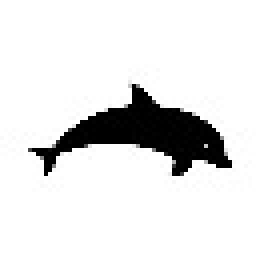
#> input picture test/dolphin_64.jpg, 64 x 64 px (shown 4 times larger)
$ jupyter execute --allow-errors gencol_warm_start.ipynb
#> lines starting #> are read from the running program, lines starting #| are printed output that depends on the picture
[cell 1]
import matplotlib.pyplot as plt
import numpy as np
from tqdm import tqdm
from PIL import Image
import scipy.sparse as sp
import scipy
import time
import itertools
import scipy
import cvxpy as cp
import random
import matplotlib
import math
import gurobipy as gp
from gurobipy import GRB

def create_array(orig_array, percentage):
    # Compute the number of unique rows we'll use
    num_rows = int(orig_array.shape[0] *percentage)

    # If num_rows is zero, we should at least select one row.
    num_rows = max(1, num_rows)

    # Randomly select 'num_rows' row indices without replacement
    unique_indices = np.random.choice(orig_array.shape[0], size=num_rows, replace=False)

    # Select the unique rows from the original array
    unique_rows = orig_array[unique_indices, :]

    # Now, we'll need to repeat these rows to fill the new array
    num_repeats = int(np.ceil(orig_array.shape[0] / float(num_rows)))

    # Repeat the unique rows to create a new array
    new_array = np.repeat(unique_rows, num_repeats, axis=0)

    # Make sure the new array has the same number of rows as the original array
    new_array = new_array[:orig_array.shape[0], :]

    return new_array

class Genetic_Algorithm:
    def __init__(self, img_list):


        self.N = img_list[0].shape[0]
        self.dim = len(img_list[0].shape)
        self.imgs = np.array([img.flatten() for img in img_list])
        self.b_eq = np.concatenate(self.imgs)
        self.non_zero_indices = []
        self.n_imgs = len(self.imgs)

         #stats
        self.cost = []
        self.time_child = []
        self.children_sampled = []
        self.time_model = []
        self.len_children = []
        self.n_children = []
        self.memory=[]

        start = time.time()
        print("initializing omega...")
        self.initialize_omega(add_diag=False)
        print("omega initialized in %5.3f. s" %(time.time()-start))

        start = time.time()
        print("initializing cost vector...")
        self.current_cost_vector = self.get_cost(self.active_indices)
        print("cost vector initialized in %5.3f. s" %(time.time()-start))

        start = time.time()
        print("initializing full model...")
        self.initialize_model()
        print("full model initialized in %5.3f. s" %(time.time()-start))


    def initialize_omega(self, add_diag=False):
        #the north west rule is used to initialise omega
        #we start with the first pixel of each image
        indices = np.zeros(self.n_imgs)
        omega = np.array(indices.copy())
        b = np.array([img[0] for img in self.imgs])

        current_gamma = [np.min(b)]
        while np.min(indices) < self.N**self.dim-1:
            gamma = np.min(b)
            b-=gamma
            low = np.where(b < 1e-9)[0]
            indices[low] +=1
            indices = np.clip(indices, a_min=0, a_max=self.N**self.dim-1)
            b[low] = self.imgs[low,indices[low].astype('int')]

            omega = np.vstack((omega,indices.copy()))
            current_gamma.append(gamma)

        self.current_gamma = np.array(current_gamma)
        self.active_indices = np.array(omega).astype('int')
        if add_diag:
            self.current_gamma = np.concatenate((self.current_gamma, np.zeros(self.N**self.dim)))
            self.active_indices = np.vstack((self.active_indices, np.repeat(np.arange(0,self.N**self.dim-1)[:, np.newaxis], self.n_imgs, axis=1)))


    def initialize_model(self):
        indices_row = np.array([])
        indices_col = np.array([])
        for i in range(self.n_imgs):
            for indices in range(self.N**self.dim):
                gamma_indices = np.where(self.active_indices.transpose()[i] == indices)[0]
                indices_row = np.concatenate((indices_row, gamma_indices))
                indices_col = np.concatenate((indices_col, np.ones(len(gamma_indices))*(indices+i*(self.N**self.dim))))

        A_eq = sp.csr_matrix((np.ones(len(indices_col)), (indices_col, indices_row)), shape=( (self.N**self.dim)*self.n_imgs, len(self.active_indices)))

        self.m = gp.Model("model")
        self.gamma = self.m.addMVar(shape=len(self.current_cost_vector), vtype=GRB.CONTINUOUS, name="gamma")
        self.m.setObjective(self.current_cost_vector @ self.gamma, GRB.MINIMIZE)

        self.m.Params.OutputFlag = False
        self.m.Params.FeasibilityTol = 1e-8

        self.m.addConstr(A_eq @ self.gamma == self.b_eq, name="eq_c")
        self.m.Params.LPWarmStart=2
        self.gamma.PStart = self.current_gamma
        #self.constraints.DStart = self.current_kantorovich
        self.m.optimize()
        primal_solution = np.array(self.gamma.X)
        dual_solution = -np.array(self.m.PI)
        self.cost.append(self.m.ObjVal)
        self.current_gamma = primal_solution
        self.current_kantorovich = dual_solution
        self.constraints_RMP=A_eq


    def barycentric_distance(self, indices_list):
        # mean squared deviation from the classical barycenter of the xi
        #rescale x and y to be in [0,1]

        barycenter = np.sum(indices_list/self.N, axis=0)/self.n_imgs

        barycenter_cost = np.sum([np.sum((x - barycenter) ** 2, axis=0)/self.n_imgs for x in indices_list/self.N], axis=0)

        return barycenter_cost

    def get_cost(self, vector):
        #for each pair of active pixels, compute the cost of moving the first pixel to the second
        indices_list = []
        for i in range(self.n_imgs):
            indices_list.append(np.array(np.unravel_index(vector.transpose()[i], tuple([self.N for i in range(self.dim)]))))
        cost_vector = self.barycentric_distance(np.array(indices_list))
        return cost_vector

    def compute_gain(self, cost, children):
        gain = np.sum([self.current_kantorovich[i*(self.N**self.dim):(i+1)*(self.N**self.dim)][children.transpose()[i]] for i in range(self.n_imgs)], axis=0)-cost
        return gain

    def find_best_child(self):
        parent = self.non_zero_indices.copy().transpose()

        parent = create_array(parent, self.parent_to_children)

        index = random.sample(range(0, self.n_imgs), self.parent_changed)
        parent[index] = np.random.randint(0, self.N**self.dim, size=len(parent[1]))

        children = parent.copy().transpose()

        gain = self.compute_gain(self.get_cost(children), children)

        best_children = children[np.where(gain > 0)[0]]

        #now take the best turnover_rate% or just some random turnover_rate
        if not self.random_selection:
            best_children = children[np.argsort(gain)[-int(best_children.shape[0]*self.turnover_rate):]]
        else:
            chosen_children = np.random.choice(best_children.shape[0], size=int(best_children.shape[0]*self.turnover_rate), replace=False)
            best_children = best_children[chosen_children]

        if self.add_neighbours:
            for i in range(int(-self.N**2/2),int(self.N**2/2)):
                xx = i % self.N*np.sign(i)
                yy = int(i / self.N)
                mask = (xx)**2 + (yy)**2 < self.radius**2
                if not mask or i==0: continue
            #for i in [1,-1,self.N,-self.N]:
                parent[index] = np.clip(self.non_zero_indices.copy().transpose()[index]+i, 0, self.N**2-1)
                children = parent.copy().transpose()
                gain = self.compute_gain(self.get_cost(children), children)
                best_children = np.vstack((best_children,children[np.where(gain > 0)[0]]))


        return best_children


    def run(self, max_iter, max_sample, max_runtime, beta, turnover_rate, parent_to_children, random_selection, parent_changed, add_neighbours, radius):

        self.beta = beta
        self.turnover_rate = turnover_rate
        self.parent_to_children = parent_to_children
        self.random_selection = random_selection
        self.parent_changed = parent_changed
        self.add_neighbours = add_neighbours
        self.radius=radius

        start_runtime = time.time()
        n_memory=0
        for _ in tqdm(range(max_iter)):
            if time.time() - start_runtime > max_runtime:
                break
            start_iter = time.time()
            self.non_zero_indices = self.active_indices[np.nonzero(self.current_gamma)]
            sample = 0
            #divide the non zero indices into chunks of size chunk_size
            best_children = self.find_best_child()
            while best_children.shape[0] < 2 and sample < max_sample:
                sample += 1
                best_children = self.find_best_child()
            if best_children.shape[0]<2:
                print("done?")
                break

            self.children_sampled.append(sample)
            self.n_children.append(self.active_indices.shape[0])
            self.current_cost_vector = np.append(self.current_cost_vector, self.get_cost(best_children))
            self.current_gamma = np.append(self.current_gamma, np.zeros(best_children.shape[0]))

            self.active_indices = np.vstack((self.active_indices, best_children))

            idx = best_children.copy().transpose()
            shift = np.array([i*self.N**self.dim for i in range(self.n_imgs)]).reshape(-1,1)
            idx = (idx+shift).transpose()
            reshaped_arr = idx.reshape(-1)

            # Create an array for the second element in each tuple
            second_elements = np.repeat(np.arange(len(best_children)), self.n_imgs)

            # Stack the two arrays
            stacked_arr = np.vstack((reshaped_arr, second_elements))

            A_children = sp.csr_matrix((np.ones(len(best_children)*self.n_imgs), (stacked_arr[0], stacked_arr[1])), shape=((self.N**self.dim)*self.n_imgs, len(best_children)))
            self.constraints_RMP = sp.hstack((self.constraints_RMP, A_children))
            n_memory+=1

            self.time_child.append(time.time() - start_iter)

            if self.active_indices.shape[0] > int(self.beta*((self.N**self.dim)*self.n_imgs)):
                self.memory.append(n_memory)
                n_memory=0
                if self.beta>3:
                    remove_value = self.beta-1
                else:
                    remove_value = 1
                zero_indices = np.where(self.current_gamma == 0)[0][:int(remove_value*(self.N**self.dim)*self.n_imgs)]
                self.active_indices = np.delete(self.active_indices, zero_indices, axis=0)
                self.current_cost_vector = np.delete(self.current_cost_vector, zero_indices)
                self.current_gamma = np.delete(self.current_gamma, zero_indices)
                self.initialize_model()
                continue

            self.solve_model()


    def solve_model(self):
        start = time.time()
        self.m = gp.Model("model")
        self.gamma = self.m.addMVar(shape=len(self.current_cost_vector), vtype=GRB.CONTINUOUS, name="gamma")
        self.m.setObjective(self.current_cost_vector @ self.gamma, GRB.MINIMIZE)
        self.m.Params.OutputFlag = False
        self.m.Params.FeasibilityTol = 1e-8
        self.constraints = self.m.addConstr(self.constraints_RMP @ self.gamma == self.b_eq, name="eq_c")
        self.m.Params.LPWarmStart=2
        self.gamma.PStart = self.current_gamma
        self.constraints.DStart = self.current_kantorovich
        self.m.update
        self.m.optimize()
        primal_solution = np.array(self.gamma.X)
        dual_solution = np.array(self.m.PI)
        self.cost.append(self.m.ObjVal)
        self.time_model.append(time.time()-start)
        self.current_gamma = primal_solution
        self.current_kantorovich = dual_solution
        #print(dual_solution.shape)

    def get_mean(self, par):

        indices = np.array([[np.unravel_index(self.active_indices.transpose()[i], (self.N, self.N))[j] for i in range(self.n_imgs)] for j in range(2)])
        indices = indices.transpose((1,0,2))
        mean = [np.sum([par[i]*indices[i][j] for i in range(self.n_imgs)], axis=0).astype('int') for j in range(2)]
        mean = np.ravel_multi_index(mean, (self.N, self.N))
        gamma = sp.csr_matrix((self.current_gamma, (self.active_indices.transpose()[0], mean)),
                              shape=(self.N ** 2, self.N ** 2))
        return 1-gamma.todense().transpose().dot(self.imgs[0]).reshape(self.N, self.N)

    def reduce(self):
        non_zero_indices = np.where(self.current_gamma != 0)[0]
        self.active_indices = self.active_indices[non_zero_indices]
        self.current_cost_vector = self.current_cost_vector[non_zero_indices]
        self.current_gamma = self.current_gamma[non_zero_indices]

    def plot(self):
        if self.n_imgs==2:
            plt.close()
            fig, axs = plt.subplots(2, 6)
            axs[0][0].imshow(self.get_mean((1,0)), cmap='gray')
            axs[0][1].imshow(self.get_mean((0.95,0.05)), cmap='gray')
            axs[0][2].imshow(self.get_mean((0.9,0.1)), cmap='gray')
            axs[0][3].imshow(self.get_mean((0.8,0.2)), cmap='gray')
            axs[0][4].imshow(self.get_mean((0.7,0.3)), cmap='gray')
            axs[0][5].imshow(self.get_mean((0.6,0.4)), cmap='gray')
            axs[1][0].imshow(self.get_mean((0.5,0.5)), cmap='gray')
            axs[1][1].imshow(self.get_mean((0.4,0.6)), cmap='gray')
            axs[1][2].imshow(self.get_mean((0.3,0.7)), cmap='gray')
            axs[1][3].imshow(self.get_mean((0.2,0.8)), cmap='gray')
            axs[1][4].imshow(self.get_mean((0.1,0.9)), cmap='gray')
            axs[1][5].imshow(self.get_mean((0,1)), cmap='gray')
            plt.show()
        if self.n_imgs==3:
            plt.close()
            fig, axs = plt.subplots(4, 4)
            axs[0][0].imshow(self.get_mean((1,0,0)), cmap='gray')
            axs[0][1].imshow(self.get_mean((0.67,0.33,0)), cmap='gray')
            axs[0][2].imshow(self.get_mean((0.37,0.63,0)), cmap='gray')
            axs[0][3].imshow(self.get_mean((0,1,0)), cmap='gray')
            axs[1][0].imshow(self.get_mean((0.67,0,0.33)), cmap='gray')
            axs[1][1].imshow(self.get_mean((0.5,0.25,0.25)), cmap='gray')
            axs[1][2].imshow(self.get_mean((0.25,0.5,0.25)), cmap='gray')
            axs[2][0].imshow(self.get_mean((0.33,0,0.67)), cmap='gray')
            axs[2][1].imshow(self.get_mean((0.25,0.25,0.5)), cmap='gray')
            axs[3][0].imshow(self.get_mean((0,0,1)), cmap='gray')
            plt.show()
        if self.n_imgs>3:
            plt.close()
            fig, axs =plt.subplots(1,self.n_imgs+1)
            for i in range(self.n_imgs):
                axs[i].imshow(1-self.imgs[i].reshape(self.N,self.N), cmap='gray')
            axs[self.n_imgs].imshow(self.get_mean(tuple([1/self.n_imgs])*self.n_imgs), cmap='gray')
            plt.show()

    def save(self):
        matplotlib.image.imsave('barycenter.png', self.get_mean(0.5), cmap='Greys')

[cell 2]
path_img1 = "dolphin_64.jpg"
path_img2 = "bird_64.jpg"
path_img3 = "star_64.jpg"
path_img4 = "flower_64.jpg"

dim=64
n_imgs = 2
#copies: (32,(2,3,4,8,16,24)), (64,(2,3,4,8)), (128,(2,3,4)),
#14 total tests (dim, n_imgs)

#paths = [f"L/L{i}.jpg" for i in range(1,8)]
paths = [path_img1,path_img2, path_img3]
img_list = [np.array(Image.open(path).convert('L')) for path in paths]
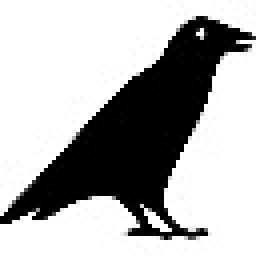
#> input picture test/bird_64.jpg, 64 x 64 px (shown 4 times larger)
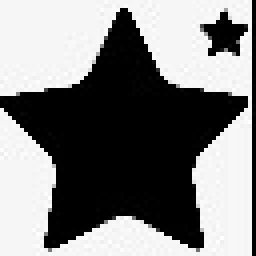
#> input picture test/star_64.jpg, 64 x 64 px (shown 4 times larger)
#> img_list = 3 items
#img_list = [np.random.random((dim)) for i in range(n_imgs)]
img_list = [1-img/255 for img in img_list]
img_list = [(img/np.sum(img))*img.shape[0] for img in img_list]

[cell 3]
ga = Genetic_Algorithm(img_list)
#> in __init__, `self.b_eq = np.concatenate(self.imgs)`: self.b_eq = 12288 values, max 0.141 at index 1506, min 0 at index 0, mean 0.0156
#> in __init__, `self.n_imgs = len(self.imgs)`: self.n_imgs = 3
#> in initialize_omega, `b = np.array([img[0] for img in self.imgs])`: b = [0, 0, 0.00112]
#> in initialize_omega, `current_gamma = [np.min(b)]`: current_gamma = [0]
#> the loop in initialize_omega, `while np.min(indices) < self.N**self.dim-1:` made 12237 passes
#> low on passes 1 to 3: [0, 1], [0, 1], [0, 1]
#> after the loop in initialize_omega, `while np.min(indices) < self.N**self.dim-1:`: b = [0, 0, 0.0317]; current_gamma = 12238 values, max 0.0317 at index 2184, min 0 at index 0, mean 0.00523; indices = [4095, 4095, 4095]
#> in initialize_omega, `self.current_gamma = np.array(current_gamma)`: self.current_gamma has the same summary as current_gamma
#> in barycentric_distance, `barycenter_cost = np.sum([np.sum((x - barycenter) ** 2, axis=0)/self.n..`: barycenter_cost = 12238 values, max 0.226 at index 11278, min 0 at index 0, mean 0.0558
#> in get_cost, `cost_vector = self.barycentric_distance(np.array(indices_list))`: cost_vector has the same summary as barycenter_cost in barycentric_distance
#> in __init__, `self.current_cost_vector = self.get_cost(self.active_indices)`: self.current_cost_vector has the same summary as barycenter_cost in barycentric_distance
#> (the call stopped at in initialize_model, `self.m = gp.Model("model")`: gurobipy is not available in this run)

[cell 4]
turnover_rate = 1 #0.001, 0.01, 0.1, 0.5 , 1 -->5
beta = 6 #1.1, 1.5,2, 2.5, 5 ---> 5
#beta*support + t_r*good_children = k
#we try beta = 3 - t_r/5?

#beta is the memory
#turnover rate is % of children we take
#if we increase turnover rate, we cannot have a too big memory (or it will slow down)
#but also it cannot be too little (or we will restart at every iteration)

parent_to_children = 1 #1, 0.1, 0.01, 0.001 --->4
#ration between parents and their children
#we select p_c*n_active_set parents and approximately 1/p_c children per parent

random_selection = False #true, false ---> 2
#if True, we don't take the top t_r children but just some random

parent_changed = 1 #--->1
#it has to be lower than n_imgs, it's the number of parents that will be randomized (become children)

add_neighbours = True
radius = 3


#idea: if the image are similar then neighbour is a good idea


#claim
#turnover_rate+beta is indipendent from p_c+random_selection+parent_changed

#1st test: dim+n_imgs+turnover_rate+beta = 14*5*5 tests for n min each
#2nd test: dim+n_imgs+p_c+random_selection = 14*4*2 tests for k iteration each

#> (a cell that did not finish here is left out)

#> after the loop in run, `for _ in tqdm(range(max_iter)):`: n_memory = 0; self.children_sampled = []

[cell 6]
ga.reduce()
#> in reduce, `non_zero_indices = np.where(self.current_gamma != 0)[0]`: non_zero_indices = 6679 values from 1058 to 11214
#> in reduce, `self.current_cost_vector = self.current_cost_vector[non_zero_indices]`: self.current_cost_vector = 6679 values, max 0.206 at index 6678, min 0.000597 at index 2906, mean 0.0441
#> in reduce, `self.current_gamma = self.current_gamma[non_zero_indices]`: self.current_gamma = 6679 values, max 0.0317 at index 393, min 1.91e-07 at index 478, mean 0.00958

[cell 7]
ga.active_indices

[cell 8]
ga.plot()
#> in get_mean, `mean = [np.sum([par[i]*indices[i][j] for i in range(self.n_imgs)], axi..`: mean = 2 items
#> in get_mean, `mean = np.ravel_multi_index(mean, (self.N, self.N))`: mean = 6679 values from 1058 to 3072

[cell 9]
figure, axis = plt.subplots(2, 3)

axis[0][0].plot(ga.cost)
axis[0][0].set_title("cost transport")
#axis[0].set_ylim((0, 2))

axis[0][1].plot(ga.time_child)
axis[0][1].set_title("time to find a child")
#axis[1].set_ylim((0, 0.01))

axis[0][2].plot(ga.time_model)
axis[0][2].set_title("LP time")
#axis[2].set_ylim((0, 0.5))

axis[1][0].plot(ga.n_children)
axis[1][0].set_title("number sites")

axis[1][1].boxplot(ga.memory)
axis[1][1].set_title("number of memory slot")

axis[1][2].plot(np.array(ga.cost[:-1])-np.array(ga.cost[1:]))
axis[1][2].set_title("improvements")


figure.set_size_inches(18.5, 10.5)

plt.show()
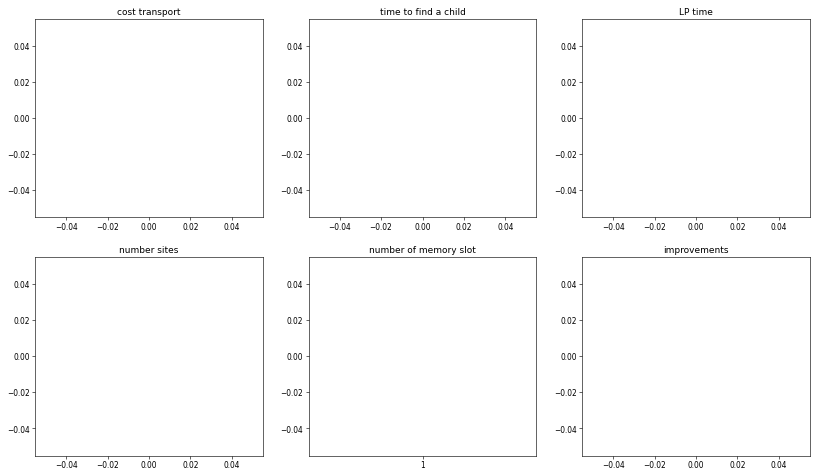
#> figure drawn by matplotlib, 6 panels

#> (the rest of this cell did not finish here and is left out)
